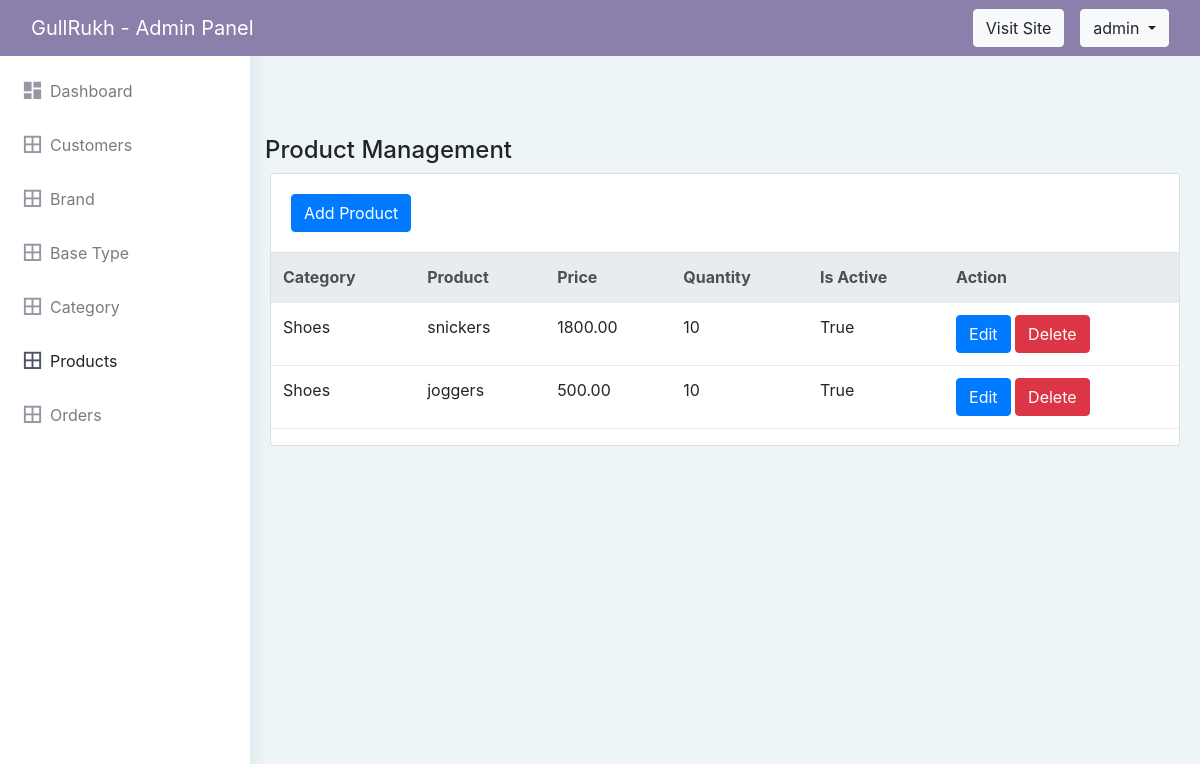
Screenshot of /addProduct/ (signed in) with the database file from the repository.
### store/models.py (models this page shows, shortened)
class Product(models.Model):
    category = models.ForeignKey(Category, verbose_name="Product Categoy", on_delete=models.CASCADE)
    basetype = models.ForeignKey(BaseType, verbose_name="Base Type", on_delete=models.CASCADE,default=False)
    title = models.CharField(max_length=150, verbose_name="Product Title")
    quantity = models.CharField(max_length=255,default=False)
    length = models.CharField(max_length=255,default=False)
    width = models.CharField(max_length=255,default=False)
    short_description = models.TextField(verbose_name="Short Description")
    detail_description = models.TextField(blank=True, null=True, verbose_name="Detail Description")
    product_image = models.ImageField(upload_to='product', blank=True, null=True, verbose_name="Product Image")
    price = models.DecimalField(max_digits=8, decimal_places=2)
    is_active = models.BooleanField(verbose_name="Is Active?")
    is_featured = models.BooleanField(verbose_name="Is Featured?")
    new_arrival = models.BooleanField(default=False)
    sale = models.BooleanField(default=False)
    created_at = models.DateTimeField(auto_now_add=True, verbose_name="Created Date")
    class Meta:
        verbose_name_plural = 'Products'
        ordering = ('-created_at', )

class Category(models.Model):
    brand = models.ForeignKey(Brand, verbose_name="Categoy Brand", on_delete=models.CASCADE, default=False)
    title = models.CharField(max_length=50, verbose_name="Category Title")
    slug = models.SlugField(max_length=55, verbose_name="Category Slug")
    description = models.TextField(blank=True, verbose_name="Category Description")
    category_image = models.ImageField(upload_to='category', blank=True, null=True, verbose_name="Category Image")
    is_active = models.BooleanField(verbose_name="Is Active?")
    is_featured = models.BooleanField(verbose_name="Is Featured?")
    created_at = models.DateTimeField(auto_now_add=True, verbose_name="Created Date")
    class Meta:
        verbose_name_plural = 'Categories'
        ordering = ('-created_at', )

### store/views.py (the view, shortened to what this page needs)
# urls.py: path('addProduct/', views.addProduct, name="addProduct"),
def addProduct(request):
    if not request.user.is_authenticated:
        return redirect('store:admin_login')
    category = Category.objects.all()
    productData = Product.objects.all()
    basetype = BaseType.objects.all()
    context = {
        'category': category,
        'productData': productData,
        'basetype':basetype,
    }
    return render(request, 'admin/add_product.html',context)

### store/context_preprocessors.py (called while the page is built)
def store_menu(request):
    categories = Category.objects.filter(is_active=True)
    brands = Brand.objects.all()
    context = {
        'categories_menu': categories,
        'brands':brands,
    }
    return context

def cart_menu(request):
    if request.user.is_authenticated:
        cart_items= Cart.objects.filter(user=request.user)
        context = {
            'cart_items': cart_items,
        }
    else:
        context = {}
    return context

### templates/admin/add_product.html (shortened to what this page needs)
{% extends 'admin/admin_base.html' %}
{% load static %}
      {% block content %}
<link href="https://stackpath.bootstrapcdn.com/bootstrap/4.5.2/css/bootstrap.min.css" rel="stylesheet">
<div class="row">
    <h4>Product Management</h4>
    </div>
      <div class="row">
            <div class="col-12">
                <div class="card">
                  <div class="card-body">
                    <div class="header">
                        <button type="button" class="btn btn-primary" data-toggle="modal" data-target="#exampleModal">Add Product</button>
                    </div>
                  </div>
                  <div class="table-responsive">
                    <table class="table" id="example">
                      <thead class="thead-light">
                        <tr>
                          <th >Category</th>
                          <th >Product</th>
                          <th >Price</th>
                          <th >Quantity</th>
                          <th >Is Active</th>
                          <th >Action</th>
                        </tr>
                      </thead>
                      <tbody>
                        {% for item in productData %}
                        <tr>
                          <td>{{item.category.title}}</td>
                          <td>{{item.title}}</td>
                          <td>{{item.price}}</td>
                          <td>{{item.quantity}}</td>
                          <td>{{item.is_active}}</td>
                            <td >
                                <a type="button" class="btn btn-primary" title="Edit"  data-toggle="modal" data-target="#editCategoryModal-{{forloop.counter}}">Edit</a>
                                <a type="button" class="btn btn-danger" title="Delete" data-toggle="modal" data-target="#deleteProductModal-{{forloop.counter}}">Delete</a>
                            </td>
                        </tr>
                        {% endfor %}
                      </tbody>
                    </table>
                  </div>
                </div>
              </div>
      </div>
      {% endblock content %}

### templates/admin/admin_base.html (shortened to what this page needs)
{% load static %}
<!DOCTYPE html>
<html dir="ltr" lang="en">
<head>
    <link rel="stylesheet" href="{% static 'vendor/nouislider/nouislider.min.css' %}">
    <link href="{% static 'admin_styles/assets/libs/chartist/dist/chartist.min.css' %}" rel="stylesheet" />
    <link href="{% static 'admin_styles/dist/css/style.min.css' %}" rel="stylesheet" />
    <link href="https://cdn.datatables.net/2.2.2/css/dataTables.dataTables.css" rel="stylesheet"/>
</head>
<body style="background-color: #edf5f8;">
    <div id="main-wrapper" data-layout="vertical" data-navbarbg="skin5" data-sidebartype="full" data-sidebar-position="absolute" data-header-position="absolute" data-boxed-layout="full">
        <nav class="navbar navbar-expand-lg navbar-dark" style="background-color: #8b7fac;">
            <div class="container-fluid">
                <a class="navbar-brand" href="{% url 'store:admin_index' %}">GullRukh - Admin Panel</a>
                <div class="d-flex align-items-center ms-auto">
                    <div>
                    <a href="{% url 'store:home' %}" type="button" class="btn btn-light position-relative me-3">Visit Site</a>
                    </div>
                    <div class="dropdown">
                        <a class="btn btn-light dropdown-toggle" href="#" role="button" data-bs-toggle="dropdown">
                            {{ request.user.username }}
                        </a>
                    </div>
                </div>
            </div>
        </nav>
        <aside class="left-sidebar d-lg-block d-none" data-sidebarbg="skin6">
            <div class="scroll-sidebar">
                <nav class="sidebar-nav">
                    <ul id="sidebarnav">
                        <li class="sidebar-item">
                            <a class="sidebar-link waves-effect waves-dark sidebar-link" href="{% url 'store:admin_index' %}" aria-expanded="false">
                                <i class="mdi mdi-view-dashboard"></i>
                                <span class="hide-menu">Dashboard</span>
                            </a>
                        </li>
                        <li class="sidebar-item">
                            <a class="sidebar-link waves-effect waves-dark sidebar-link" href="{% url 'store:allCustomers' %}" aria-expanded="false">
                                <i class="mdi mdi-border-all"></i>
                                <span class="hide-menu">Customers</span>
                            </a>
                        </li>
                        <li class="sidebar-item">
                            <a class="sidebar-link waves-effect waves-dark sidebar-link" href="{% url 'store:addBrand' %}" aria-expanded="false">
                                <i class="mdi mdi-border-all"></i>
                                <span class="hide-menu">Brand</span>
                            </a>
                        </li>
                         <li class="sidebar-item">
                            <a class="sidebar-link waves-effect waves-dark sidebar-link" href="{% url 'store:addBaseType' %}" aria-expanded="false">
                                <i class="mdi mdi-border-all"></i>
                                <span class="hide-menu">Base Type</span>
                            </a>
                        </li>
                        <li class="sidebar-item">
                            <a class="sidebar-link waves-effect waves-dark sidebar-link" href="{% url 'store:addCategory' %}" aria-expanded="false">
                                <i class="mdi mdi-border-all"></i>
                                <span class="hide-menu">Category</span>
                            </a>
                        </li>
                        <li class="sidebar-item">
                            <a class="sidebar-link waves-effect waves-dark sidebar-link" href="{% url 'store:addProduct' %}" aria-expanded="false">
                                <i class="mdi mdi-border-all"></i>
                                <span class="hide-menu">Products</span>
                            </a>
                        </li>
                        <li class="sidebar-item">
                            <a class="sidebar-link waves-effect waves-dark sidebar-link" href="{% url 'store:allOrders' %}" aria-expanded="false">
                                <i class="mdi mdi-border-all"></i>
                                <span class="hide-menu">Orders</span>
                            </a>
                        </li>
                    </ul>
                </nav>
            </div>
        </aside>
        <div class="page-wrapper">
            <div class="container-fluid">
                {% block content %}
                {% endblock content %}
            </div>
        </div>
    </div>
</body>
</html>

### templates/admin/admin_base.html (style rules this page uses)
.navbar { position: fixed; width: 100%; z-index: 1000; }
.page-wrapper { margin-top: 60px; }

### rows the page displays
Product: category "Shoes", title "snickers", price "1800.00", quantity "10", is_active "True"
Product: category "Shoes", title "joggers", price "500.00", quantity "10", is_active "True"

### other values shown
{{ request.user.username }} "admin"
